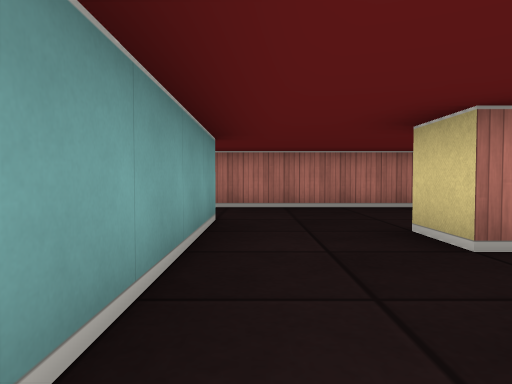
view 1 (above)

18 first-person views from a walk through a cub3D level. The camera is about half as high as the walls, tilts 2° down and sees 70° across. The floor is counted in squares. Each view is taken from the middle of a square. On the plan, view 1 faces up. The plan holds only what a view shows up to about 9 squares ahead; the rest is blank.

view 2
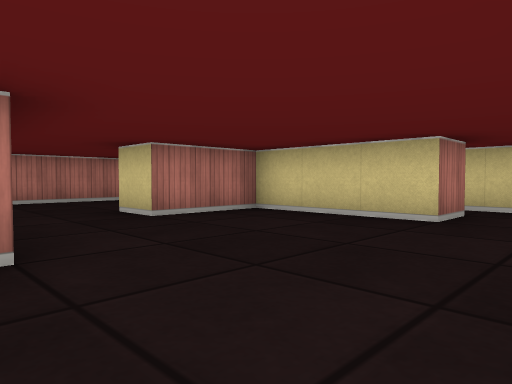

view 3
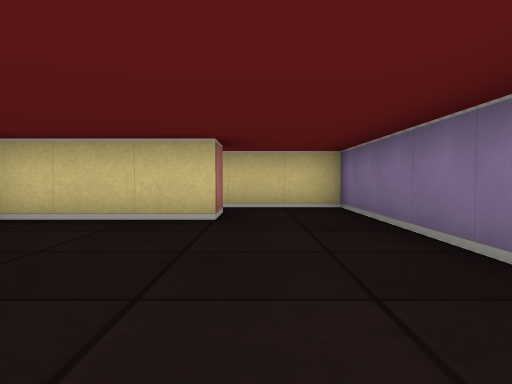

view 4
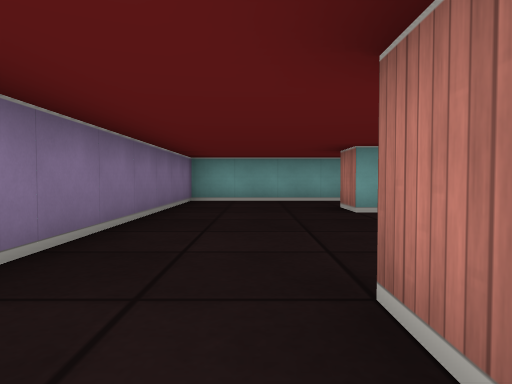

view 5
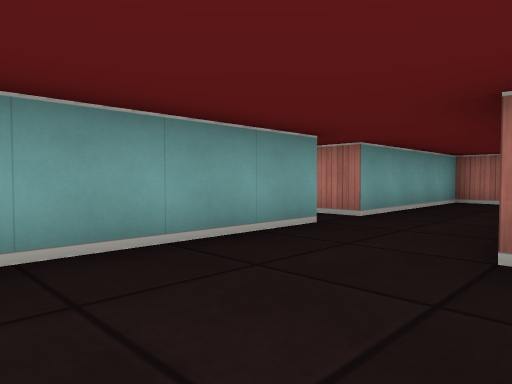

view 6
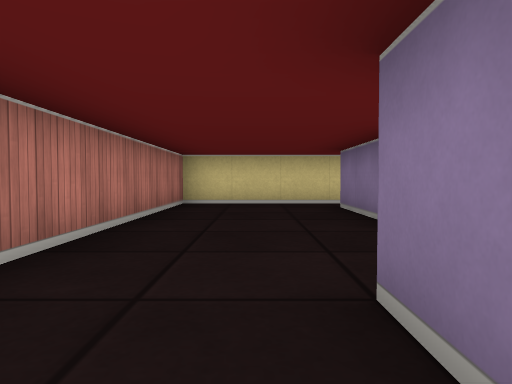

view 7
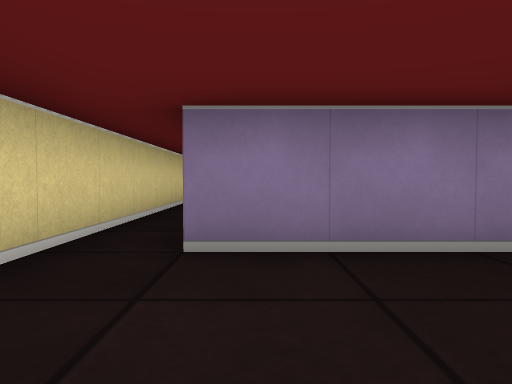

view 8
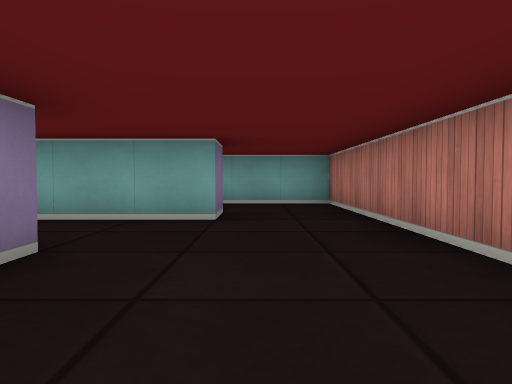

view 9
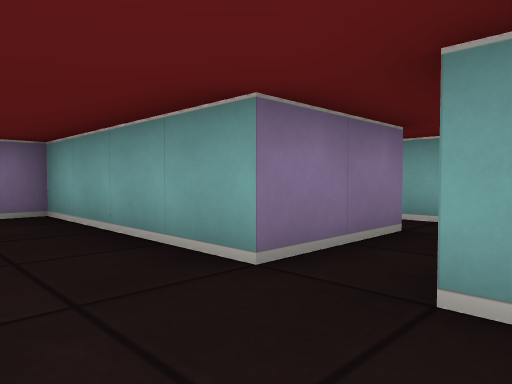

view 10
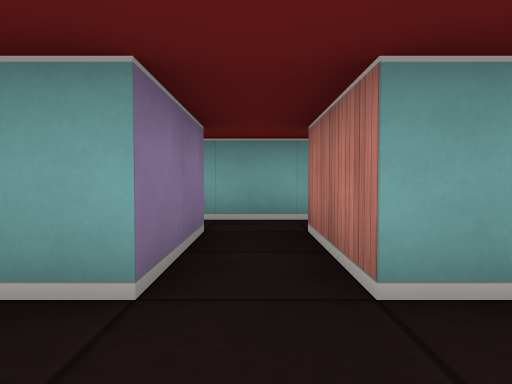

view 11
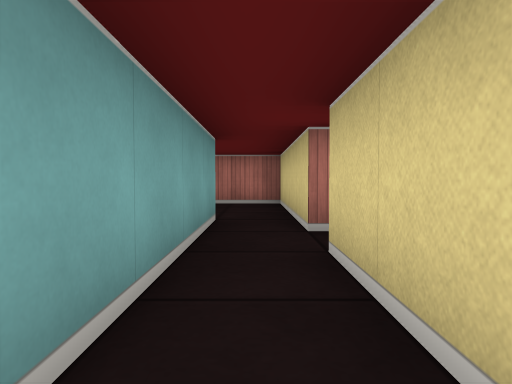

view 12
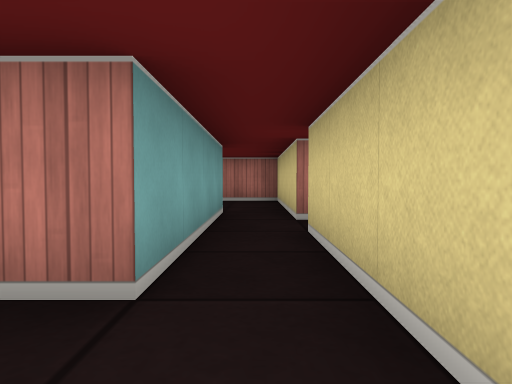

view 13
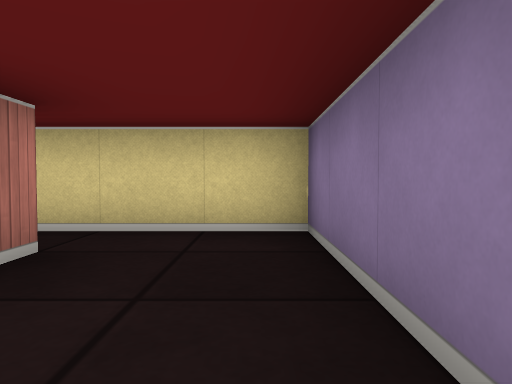

view 14
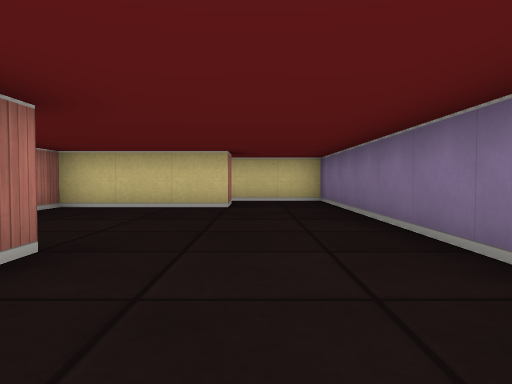

view 15
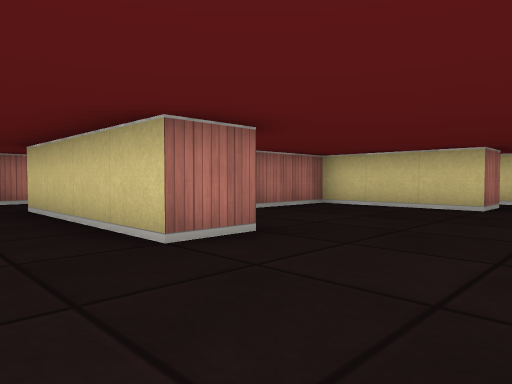

view 16
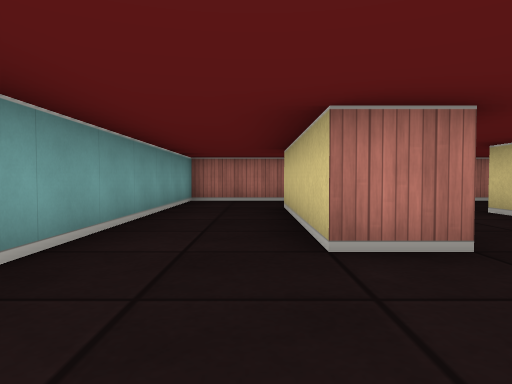

view 17
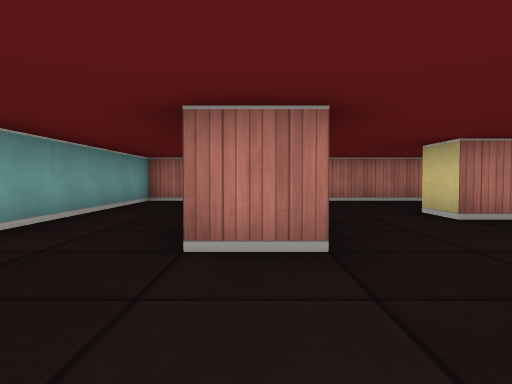

view 18
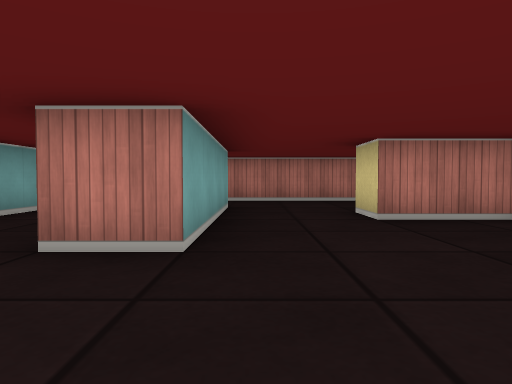

### Floor plan
Ten units are one square. View 1 is at (0, 0); x grows to the right and y downward. Boxes are objects, and circles mark ways between rooms. Rooms are numbered by the first view taken in them; rooms with no view inside come last. Other rooms are left out.
<svg viewBox="-150 -70 210 100">
<path fill="none" stroke="#000" d="M-5 -25 -5 -5 -15 -5M35 5 35 -25 15 -25M-35 -15 -35 25 35 25M15 -25 15 -35 45 -35M-15 -45 -5 -45 -5 -25M46 5 35 5M35 25 55 25 55 -65 -15 -65M-15 -65 -35 -65 -35 -45M-35 -45 -35 -25 -55 -25M-55 -15 -35 -15M-65 5 -75 5M-75 25 -55 25 -55 5M-115 -25 -115 -5 -125 -5 -125 -45M-119 25 -75 25M-75 5 -75 -25 -95 -25M-125 -65 -145 -65 -145 -1M-95 -25 -95 -35M-115 -44 -115 -25M-55 -35 -55 -65 -125 -65M-55 -25 -55 -35M-65 -35 -65 5M-55 5 -55 -15"/>
<circle cx="40" cy="15" r="3" fill="#2a7"/>
<circle cx="5" cy="-30" r="3" fill="#2a7"/>
<circle cx="-25" cy="-10" r="3" fill="#2a7"/>
<circle cx="-10" cy="-55" r="3" fill="#2a7"/>
<circle cx="-25" cy="-35" r="3" fill="#2a7"/>
<circle cx="-45" cy="-20" r="3" fill="#2a7"/>
<circle cx="-70" cy="15" r="3" fill="#2a7"/>
<circle cx="-60" cy="-5" r="3" fill="#2a7"/>
<circle cx="-105" cy="-30" r="3" fill="#2a7"/>
<circle cx="-120" cy="-55" r="3" fill="#2a7"/>
<circle cx="-60" cy="-30" r="3" fill="#2a7"/>
<text x="0" y="0">1</text>
<text x="30" y="-40">2</text>
<text x="-30" y="-60">3</text>
<text x="-30" y="-30">4</text>
<text x="-70" y="10">5</text>
<text x="-110" y="-10">6</text>
<text x="-90" y="-50">7</text>
<text x="-60" y="-20">8</text>
</svg>
Room 1 opens to room 2. Room 1 opens to room 4. Room 2 opens to room 3. Room 3 opens to room 4. Room 4 opens to room 8. Room 5 opens to room 6. Room 5 opens to room 8. Room 6 opens to room 7. Room 7 opens to room 8.

Where each view was taken, in squares from view 1:
view 1: 0 up, 0 right, facing up
view 2: 2 down, 1 left, facing up-right
view 3: 1 down, 1 left, facing right
view 4: 1 down, 5 right, facing left
view 5: 2 down, 1 left, facing up-left
view 6: 5 up, 2 left, facing right
view 7: 6 up, 4 right, facing down
view 8: 5 up, 4 right, facing left
view 9: 3 up, 2 left, facing down-left
view 10: 2 up, 2 left, facing left
view 11: 1 down, 6 left, facing up
view 12: 2 down, 6 left, facing up
view 13: 2 down, 9 left, facing right
view 14: 1 down, 14 left, facing right
view 15: 2 down, 14 left, facing up-right
view 16: 2 down, 13 left, facing up
view 17: 2 down, 12 left, facing up
view 18: 2 down, 11 left, facing up
